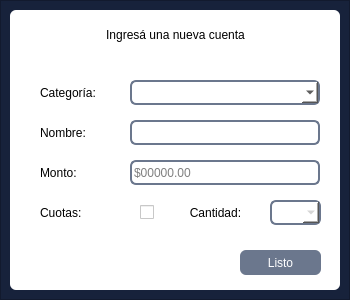
<?xml version="1.0" encoding="UTF-8"?>
<ui version="4.0">
 <class>agregar_cuenta</class>
 <widget class="QDialog" name="agregar_cuenta">
  <property name="geometry">
   <rect>
    <x>0</x>
    <y>0</y>
    <width>350</width>
    <height>300</height>
   </rect>
  </property>
  <property name="maximumSize">
   <size>
    <width>350</width>
    <height>300</height>
   </size>
  </property>
  <property name="windowTitle">
   <string>Ingreso de cuenta</string>
  </property>
  <widget class="QFrame" name="frame">
   <property name="geometry">
    <rect>
     <x>0</x>
     <y>0</y>
     <width>350</width>
     <height>300</height>
    </rect>
   </property>
   <property name="maximumSize">
    <size>
     <width>350</width>
     <height>300</height>
    </size>
   </property>
   <property name="styleSheet">
    <string notr="true">background-color: #17223b;
</string>
   </property>
   <property name="frameShape">
    <enum>QFrame::StyledPanel</enum>
   </property>
   <property name="frameShadow">
    <enum>QFrame::Raised</enum>
   </property>
   <widget class="QWidget" name="widget_saldo_mas" native="true">
    <property name="geometry">
     <rect>
      <x>10</x>
      <y>10</y>
      <width>330</width>
      <height>280</height>
     </rect>
    </property>
    <property name="styleSheet">
     <string notr="true">background-color: rgb(255, 255, 255);
border-radius: 6px;</string>
    </property>
    <widget class="QLabel" name="label">
     <property name="geometry">
      <rect>
       <x>0</x>
       <y>10</y>
       <width>331</width>
       <height>30</height>
      </rect>
     </property>
     <property name="styleSheet">
      <string notr="true">font: 25 16pt &quot;Roboto Thin&quot;;</string>
     </property>
     <property name="text">
      <string>Ingresá una nueva cuenta</string>
     </property>
     <property name="alignment">
      <set>Qt::AlignCenter</set>
     </property>
    </widget>
    <widget class="QComboBox" name="comboBox_categoria_ingreso">
     <property name="geometry">
      <rect>
       <x>120</x>
       <y>70</y>
       <width>190</width>
       <height>25</height>
      </rect>
     </property>
     <property name="styleSheet">
      <string notr="true">font: 10pt &quot;Roboto Light&quot;;
background-color: rgb(255, 255, 255);
border-color:#6b778d;
border-style: solid;
border-width: 2px;
border-radius: 6px;</string>
     </property>
    </widget>
    <widget class="QLabel" name="label_2">
     <property name="geometry">
      <rect>
       <x>30</x>
       <y>70</y>
       <width>90</width>
       <height>25</height>
      </rect>
     </property>
     <property name="styleSheet">
      <string notr="true">font: 12pt &quot;Roboto Light&quot;;
</string>
     </property>
     <property name="text">
      <string>Categoría:</string>
     </property>
     <property name="alignment">
      <set>Qt::AlignLeading|Qt::AlignLeft|Qt::AlignVCenter</set>
     </property>
     <property name="indent">
      <number>0</number>
     </property>
    </widget>
    <widget class="QLabel" name="label_3">
     <property name="geometry">
      <rect>
       <x>30</x>
       <y>110</y>
       <width>90</width>
       <height>25</height>
      </rect>
     </property>
     <property name="styleSheet">
      <string notr="true">font: 12pt &quot;Roboto Light&quot;;
</string>
     </property>
     <property name="text">
      <string>Nombre:</string>
     </property>
     <property name="alignment">
      <set>Qt::AlignLeading|Qt::AlignLeft|Qt::AlignVCenter</set>
     </property>
     <property name="indent">
      <number>0</number>
     </property>
    </widget>
    <widget class="QLabel" name="label_4">
     <property name="geometry">
      <rect>
       <x>30</x>
       <y>150</y>
       <width>90</width>
       <height>25</height>
      </rect>
     </property>
     <property name="styleSheet">
      <string notr="true">font: 12pt &quot;Roboto Light&quot;;
</string>
     </property>
     <property name="text">
      <string>Monto:</string>
     </property>
     <property name="alignment">
      <set>Qt::AlignLeading|Qt::AlignLeft|Qt::AlignVCenter</set>
     </property>
     <property name="indent">
      <number>0</number>
     </property>
    </widget>
    <widget class="QLineEdit" name="lineEdit_Nombre_cuenta_ingreso">
     <property name="geometry">
      <rect>
       <x>120</x>
       <y>110</y>
       <width>190</width>
       <height>25</height>
      </rect>
     </property>
     <property name="styleSheet">
      <string notr="true">font: 10pt &quot;Roboto Light&quot;;
background-color: rgb(255, 255, 255);
border-color:#6b778d;
border-style: solid;
border-width: 2px;
border-radius: 6px;</string>
     </property>
    </widget>
    <widget class="QLineEdit" name="lineEdit_monto_cuenta_ingreso">
     <property name="geometry">
      <rect>
       <x>120</x>
       <y>150</y>
       <width>190</width>
       <height>25</height>
      </rect>
     </property>
     <property name="styleSheet">
      <string notr="true">font: 10pt &quot;Roboto Light&quot;;
background-color: rgb(255, 255, 255);
border-color:#6b778d;
border-style: solid;
border-width: 2px;
border-radius: 6px;</string>
     </property>
     <property name="placeholderText">
      <string>$00000.00</string>
     </property>
    </widget>
    <widget class="QLabel" name="label_5">
     <property name="geometry">
      <rect>
       <x>30</x>
       <y>190</y>
       <width>90</width>
       <height>25</height>
      </rect>
     </property>
     <property name="styleSheet">
      <string notr="true">font: 12pt &quot;Roboto Light&quot;;
</string>
     </property>
     <property name="text">
      <string>Cuotas:</string>
     </property>
     <property name="alignment">
      <set>Qt::AlignLeading|Qt::AlignLeft|Qt::AlignVCenter</set>
     </property>
     <property name="indent">
      <number>0</number>
     </property>
    </widget>
    <widget class="QCheckBox" name="checkBox_cuota_si_no">
     <property name="geometry">
      <rect>
       <x>130</x>
       <y>190</y>
       <width>31</width>
       <height>25</height>
      </rect>
     </property>
     <property name="styleSheet">
      <string notr="true"/>
     </property>
     <property name="text">
      <string/>
     </property>
    </widget>
    <widget class="QLabel" name="label_6">
     <property name="geometry">
      <rect>
       <x>150</x>
       <y>190</y>
       <width>111</width>
       <height>25</height>
      </rect>
     </property>
     <property name="styleSheet">
      <string notr="true">font: 12pt &quot;Roboto Light&quot;;
</string>
     </property>
     <property name="text">
      <string>Cantidad:</string>
     </property>
     <property name="alignment">
      <set>Qt::AlignCenter</set>
     </property>
    </widget>
    <widget class="QComboBox" name="comboBox_cant_cuotas">
     <property name="enabled">
      <bool>false</bool>
     </property>
     <property name="geometry">
      <rect>
       <x>260</x>
       <y>190</y>
       <width>51</width>
       <height>25</height>
      </rect>
     </property>
     <property name="styleSheet">
      <string notr="true">font: 10pt &quot;Roboto Light&quot;;
background-color: rgb(255, 255, 255);
border-color:#6b778d;
border-style: solid;
border-width: 2px;
border-radius: 6px;</string>
     </property>
    </widget>
    <widget class="QPushButton" name="pushButton_list_ingreso_cuenta">
     <property name="geometry">
      <rect>
       <x>230</x>
       <y>240</y>
       <width>81</width>
       <height>25</height>
      </rect>
     </property>
     <property name="cursor">
      <cursorShape>PointingHandCursor</cursorShape>
     </property>
     <property name="styleSheet">
      <string notr="true">background-color: #6b778d;
border-radius: 6px;
font: 87 8pt &quot;Roboto Black&quot;;
color: rgb(255, 255, 255);</string>
     </property>
     <property name="text">
      <string>Listo</string>
     </property>
    </widget>
   </widget>
  </widget>
 </widget>
 <resources/>
 <connections>
  <connection>
   <sender>checkBox_cuota_si_no</sender>
   <signal>clicked(bool)</signal>
   <receiver>comboBox_cant_cuotas</receiver>
   <slot>setEnabled(bool)</slot>
   <hints>
    <hint type="sourcelabel">
     <x>145</x>
     <y>215</y>
    </hint>
    <hint type="destinationlabel">
     <x>289</x>
     <y>219</y>
    </hint>
   </hints>
  </connection>
 </connections>
</ui>
